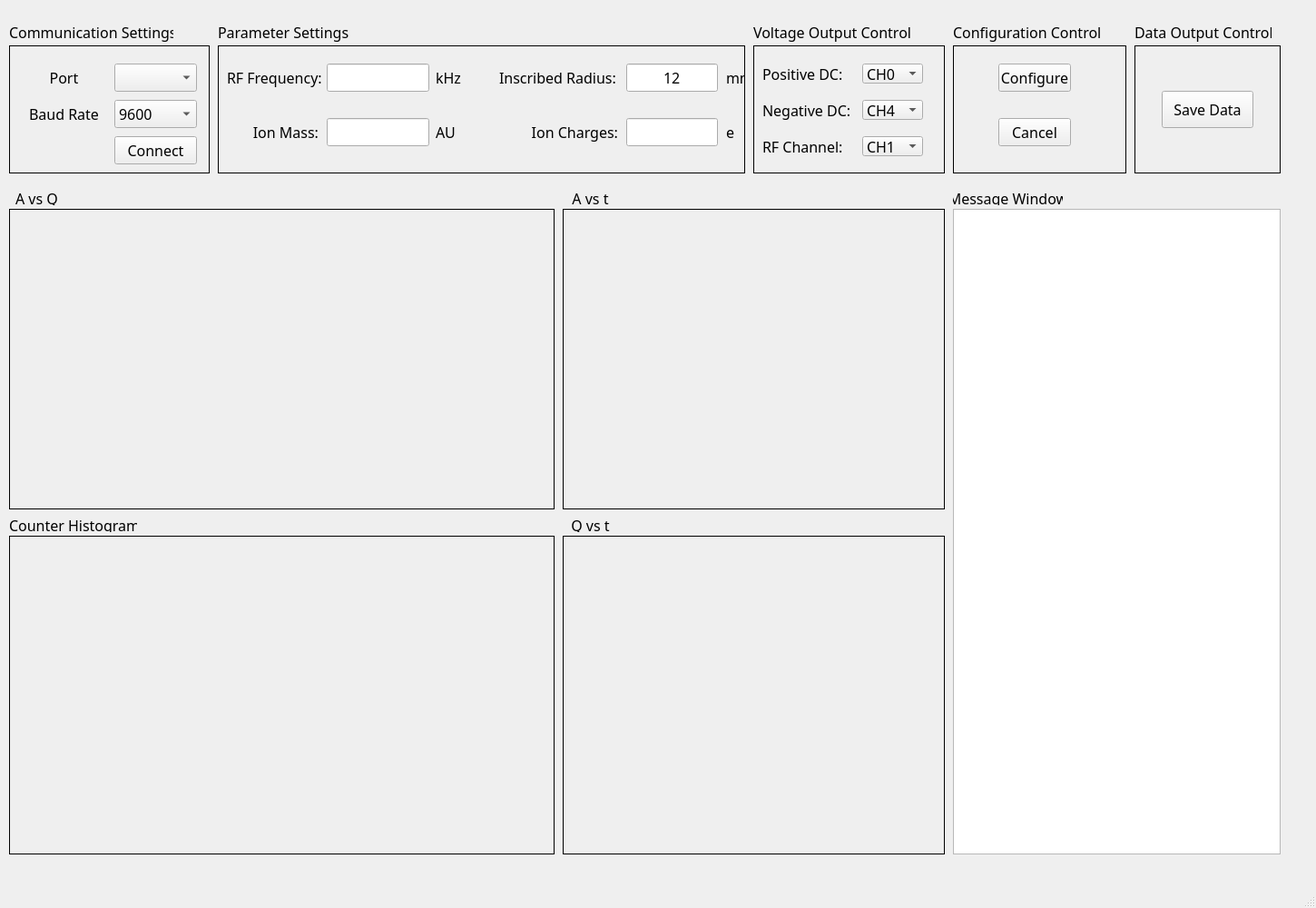
<?xml version="1.0" encoding="UTF-8"?>
<ui version="4.0">
 <class>MainWindow</class>
 <widget class="QMainWindow" name="MainWindow">
  <property name="geometry">
   <rect>
    <x>0</x>
    <y>0</y>
    <width>1450</width>
    <height>1000</height>
   </rect>
  </property>
  <property name="windowTitle">
   <string>MainWindow</string>
  </property>
  <widget class="QWidget" name="centralwidget">
   <widget class="QLabel" name="label">
    <property name="geometry">
     <rect>
      <x>10</x>
      <y>20</y>
      <width>181</width>
      <height>31</height>
     </rect>
    </property>
    <property name="font">
     <font>
      <family>Adobe Arabic</family>
      <pointsize>12</pointsize>
     </font>
    </property>
    <property name="text">
     <string>Communication Settings</string>
    </property>
   </widget>
   <widget class="QLabel" name="label_2">
    <property name="geometry">
     <rect>
      <x>10</x>
      <y>50</y>
      <width>221</width>
      <height>141</height>
     </rect>
    </property>
    <property name="frameShape">
     <enum>QFrame::Box</enum>
    </property>
    <property name="text">
     <string/>
    </property>
   </widget>
   <widget class="QLabel" name="label_3">
    <property name="geometry">
     <rect>
      <x>30</x>
      <y>70</y>
      <width>81</width>
      <height>31</height>
     </rect>
    </property>
    <property name="font">
     <font>
      <family>Adobe Arabic</family>
      <pointsize>12</pointsize>
     </font>
    </property>
    <property name="text">
     <string>Port</string>
    </property>
    <property name="alignment">
     <set>Qt::AlignCenter</set>
    </property>
   </widget>
   <widget class="QLabel" name="label_4">
    <property name="geometry">
     <rect>
      <x>30</x>
      <y>110</y>
      <width>81</width>
      <height>31</height>
     </rect>
    </property>
    <property name="font">
     <font>
      <family>Adobe Arabic</family>
      <pointsize>12</pointsize>
     </font>
    </property>
    <property name="text">
     <string>Baud Rate</string>
    </property>
    <property name="alignment">
     <set>Qt::AlignCenter</set>
    </property>
   </widget>
   <widget class="QComboBox" name="comboBox">
    <property name="geometry">
     <rect>
      <x>126</x>
      <y>70</y>
      <width>91</width>
      <height>31</height>
     </rect>
    </property>
    <property name="font">
     <font>
      <family>Adobe Arabic</family>
      <pointsize>12</pointsize>
     </font>
    </property>
    <item>
     <property name="text">
      <string/>
     </property>
    </item>
   </widget>
   <widget class="QComboBox" name="comboBox_2">
    <property name="geometry">
     <rect>
      <x>126</x>
      <y>110</y>
      <width>91</width>
      <height>31</height>
     </rect>
    </property>
    <property name="font">
     <font>
      <family>Adobe Arabic</family>
      <pointsize>12</pointsize>
     </font>
    </property>
    <item>
     <property name="text">
      <string>9600</string>
     </property>
    </item>
    <item>
     <property name="text">
      <string>15200</string>
     </property>
    </item>
   </widget>
   <widget class="QPushButton" name="pushButton">
    <property name="geometry">
     <rect>
      <x>126</x>
      <y>150</y>
      <width>91</width>
      <height>31</height>
     </rect>
    </property>
    <property name="font">
     <font>
      <family>Adobe Arabic</family>
      <pointsize>12</pointsize>
     </font>
    </property>
    <property name="text">
     <string>Connect</string>
    </property>
   </widget>
   <widget class="QLabel" name="label_5">
    <property name="geometry">
     <rect>
      <x>240</x>
      <y>20</y>
      <width>181</width>
      <height>31</height>
     </rect>
    </property>
    <property name="font">
     <font>
      <family>Adobe Arabic</family>
      <pointsize>12</pointsize>
     </font>
    </property>
    <property name="text">
     <string>Parameter Settings</string>
    </property>
   </widget>
   <widget class="QLabel" name="label_6">
    <property name="geometry">
     <rect>
      <x>240</x>
      <y>50</y>
      <width>581</width>
      <height>141</height>
     </rect>
    </property>
    <property name="frameShape">
     <enum>QFrame::Box</enum>
    </property>
    <property name="text">
     <string/>
    </property>
   </widget>
   <widget class="QLabel" name="label_7">
    <property name="geometry">
     <rect>
      <x>250</x>
      <y>70</y>
      <width>111</width>
      <height>31</height>
     </rect>
    </property>
    <property name="font">
     <font>
      <family>Adobe Arabic</family>
      <pointsize>12</pointsize>
     </font>
    </property>
    <property name="text">
     <string>RF Frequency:</string>
    </property>
   </widget>
   <widget class="QLineEdit" name="lineEdit">
    <property name="geometry">
     <rect>
      <x>360</x>
      <y>70</y>
      <width>113</width>
      <height>31</height>
     </rect>
    </property>
    <property name="font">
     <font>
      <family>Adobe Arabic</family>
      <pointsize>12</pointsize>
     </font>
    </property>
   </widget>
   <widget class="QLabel" name="label_8">
    <property name="geometry">
     <rect>
      <x>480</x>
      <y>70</y>
      <width>31</width>
      <height>31</height>
     </rect>
    </property>
    <property name="font">
     <font>
      <family>Adobe Arabic</family>
      <pointsize>12</pointsize>
     </font>
    </property>
    <property name="text">
     <string>kHz</string>
    </property>
   </widget>
   <widget class="QLabel" name="label_9">
    <property name="geometry">
     <rect>
      <x>550</x>
      <y>70</y>
      <width>141</width>
      <height>31</height>
     </rect>
    </property>
    <property name="font">
     <font>
      <family>Adobe Arabic</family>
      <pointsize>12</pointsize>
     </font>
    </property>
    <property name="text">
     <string>Inscribed Radius:</string>
    </property>
   </widget>
   <widget class="QLabel" name="label_10">
    <property name="geometry">
     <rect>
      <x>800</x>
      <y>70</y>
      <width>21</width>
      <height>31</height>
     </rect>
    </property>
    <property name="font">
     <font>
      <family>Adobe Arabic</family>
      <pointsize>12</pointsize>
     </font>
    </property>
    <property name="text">
     <string>mm</string>
    </property>
   </widget>
   <widget class="QLineEdit" name="lineEdit_2">
    <property name="geometry">
     <rect>
      <x>690</x>
      <y>70</y>
      <width>101</width>
      <height>31</height>
     </rect>
    </property>
    <property name="font">
     <font>
      <family>Adobe Arabic</family>
      <pointsize>12</pointsize>
     </font>
    </property>
    <property name="text">
     <string>12</string>
    </property>
    <property name="frame">
     <bool>true</bool>
    </property>
    <property name="alignment">
     <set>Qt::AlignCenter</set>
    </property>
    <property name="dragEnabled">
     <bool>false</bool>
    </property>
    <property name="placeholderText">
     <string>12</string>
    </property>
   </widget>
   <widget class="QLabel" name="label_11">
    <property name="geometry">
     <rect>
      <x>250</x>
      <y>130</y>
      <width>101</width>
      <height>31</height>
     </rect>
    </property>
    <property name="font">
     <font>
      <family>Adobe Arabic</family>
      <pointsize>12</pointsize>
     </font>
    </property>
    <property name="text">
     <string>Ion Mass:</string>
    </property>
    <property name="alignment">
     <set>Qt::AlignRight|Qt::AlignTrailing|Qt::AlignVCenter</set>
    </property>
   </widget>
   <widget class="QLineEdit" name="lineEdit_3">
    <property name="geometry">
     <rect>
      <x>360</x>
      <y>130</y>
      <width>113</width>
      <height>31</height>
     </rect>
    </property>
    <property name="font">
     <font>
      <family>Adobe Arabic</family>
      <pointsize>12</pointsize>
     </font>
    </property>
   </widget>
   <widget class="QLabel" name="label_12">
    <property name="geometry">
     <rect>
      <x>480</x>
      <y>130</y>
      <width>31</width>
      <height>31</height>
     </rect>
    </property>
    <property name="font">
     <font>
      <family>Adobe Arabic</family>
      <pointsize>12</pointsize>
     </font>
    </property>
    <property name="text">
     <string>AU</string>
    </property>
   </widget>
   <widget class="QLabel" name="label_13">
    <property name="geometry">
     <rect>
      <x>550</x>
      <y>130</y>
      <width>131</width>
      <height>31</height>
     </rect>
    </property>
    <property name="font">
     <font>
      <family>Adobe Arabic</family>
      <pointsize>12</pointsize>
     </font>
    </property>
    <property name="text">
     <string>Ion Charges:</string>
    </property>
    <property name="alignment">
     <set>Qt::AlignRight|Qt::AlignTrailing|Qt::AlignVCenter</set>
    </property>
   </widget>
   <widget class="QLineEdit" name="lineEdit_4">
    <property name="geometry">
     <rect>
      <x>690</x>
      <y>130</y>
      <width>101</width>
      <height>31</height>
     </rect>
    </property>
   </widget>
   <widget class="QLabel" name="label_14">
    <property name="geometry">
     <rect>
      <x>800</x>
      <y>130</y>
      <width>21</width>
      <height>31</height>
     </rect>
    </property>
    <property name="font">
     <font>
      <family>Adobe Arabic</family>
      <pointsize>12</pointsize>
     </font>
    </property>
    <property name="text">
     <string>e</string>
    </property>
   </widget>
   <widget class="QLabel" name="label_15">
    <property name="geometry">
     <rect>
      <x>1250</x>
      <y>20</y>
      <width>151</width>
      <height>31</height>
     </rect>
    </property>
    <property name="font">
     <font>
      <family>Adobe Arabic</family>
      <pointsize>12</pointsize>
     </font>
    </property>
    <property name="text">
     <string>Data Output Control</string>
    </property>
   </widget>
   <widget class="QLabel" name="label_16">
    <property name="geometry">
     <rect>
      <x>1250</x>
      <y>50</y>
      <width>161</width>
      <height>141</height>
     </rect>
    </property>
    <property name="frameShape">
     <enum>QFrame::Box</enum>
    </property>
    <property name="text">
     <string/>
    </property>
   </widget>
   <widget class="QPushButton" name="pushButton_2">
    <property name="geometry">
     <rect>
      <x>1280</x>
      <y>100</y>
      <width>101</width>
      <height>41</height>
     </rect>
    </property>
    <property name="font">
     <font>
      <family>Adobe Arabic</family>
      <pointsize>12</pointsize>
     </font>
    </property>
    <property name="text">
     <string>Save Data</string>
    </property>
   </widget>
   <widget class="QLabel" name="label_17">
    <property name="geometry">
     <rect>
      <x>830</x>
      <y>20</y>
      <width>181</width>
      <height>31</height>
     </rect>
    </property>
    <property name="font">
     <font>
      <family>Adobe Arabic</family>
      <pointsize>12</pointsize>
     </font>
    </property>
    <property name="text">
     <string>Voltage Output Control</string>
    </property>
   </widget>
   <widget class="QLabel" name="label_18">
    <property name="geometry">
     <rect>
      <x>830</x>
      <y>50</y>
      <width>211</width>
      <height>141</height>
     </rect>
    </property>
    <property name="frameShape">
     <enum>QFrame::Box</enum>
    </property>
    <property name="text">
     <string/>
    </property>
   </widget>
   <widget class="QComboBox" name="comboBox_3">
    <property name="geometry">
     <rect>
      <x>950</x>
      <y>70</y>
      <width>67</width>
      <height>22</height>
     </rect>
    </property>
    <property name="font">
     <font>
      <family>Adobe Arabic</family>
      <pointsize>12</pointsize>
     </font>
    </property>
    <property name="toolTip">
     <string extracomment="Select Positive DC Channel"/>
    </property>
    <item>
     <property name="text">
      <string>CH0</string>
     </property>
    </item>
    <item>
     <property name="text">
      <string>CH1</string>
     </property>
    </item>
    <item>
     <property name="text">
      <string>CH2</string>
     </property>
    </item>
    <item>
     <property name="text">
      <string>CH3</string>
     </property>
    </item>
   </widget>
   <widget class="QComboBox" name="comboBox_4">
    <property name="geometry">
     <rect>
      <x>950</x>
      <y>110</y>
      <width>67</width>
      <height>22</height>
     </rect>
    </property>
    <property name="font">
     <font>
      <family>Adobe Arabic</family>
      <pointsize>12</pointsize>
     </font>
    </property>
    <item>
     <property name="text">
      <string>CH4</string>
     </property>
    </item>
    <item>
     <property name="text">
      <string>CH5</string>
     </property>
    </item>
    <item>
     <property name="text">
      <string>CH6</string>
     </property>
    </item>
    <item>
     <property name="text">
      <string>CH7</string>
     </property>
    </item>
   </widget>
   <widget class="QComboBox" name="comboBox_5">
    <property name="geometry">
     <rect>
      <x>950</x>
      <y>150</y>
      <width>67</width>
      <height>22</height>
     </rect>
    </property>
    <property name="font">
     <font>
      <family>Adobe Arabic</family>
      <pointsize>12</pointsize>
     </font>
    </property>
    <item>
     <property name="text">
      <string>CH1</string>
     </property>
    </item>
    <item>
     <property name="text">
      <string>CH2</string>
     </property>
    </item>
    <item>
     <property name="text">
      <string>CH3</string>
     </property>
    </item>
   </widget>
   <widget class="QLabel" name="label_19">
    <property name="geometry">
     <rect>
      <x>840</x>
      <y>70</y>
      <width>101</width>
      <height>22</height>
     </rect>
    </property>
    <property name="font">
     <font>
      <family>Adobe Arabic</family>
      <pointsize>12</pointsize>
     </font>
    </property>
    <property name="text">
     <string>Positive DC:</string>
    </property>
   </widget>
   <widget class="QLabel" name="label_20">
    <property name="geometry">
     <rect>
      <x>840</x>
      <y>110</y>
      <width>101</width>
      <height>22</height>
     </rect>
    </property>
    <property name="font">
     <font>
      <family>Adobe Arabic</family>
      <pointsize>12</pointsize>
     </font>
    </property>
    <property name="text">
     <string>Negative DC:</string>
    </property>
   </widget>
   <widget class="QLabel" name="label_21">
    <property name="geometry">
     <rect>
      <x>840</x>
      <y>150</y>
      <width>101</width>
      <height>22</height>
     </rect>
    </property>
    <property name="font">
     <font>
      <family>Adobe Arabic</family>
      <pointsize>12</pointsize>
     </font>
    </property>
    <property name="text">
     <string>RF Channel:</string>
    </property>
   </widget>
   <widget class="QLabel" name="label_22">
    <property name="geometry">
     <rect>
      <x>1050</x>
      <y>20</y>
      <width>171</width>
      <height>31</height>
     </rect>
    </property>
    <property name="font">
     <font>
      <family>Adobe Arabic</family>
      <pointsize>12</pointsize>
     </font>
    </property>
    <property name="text">
     <string>Configuration Control</string>
    </property>
   </widget>
   <widget class="QLabel" name="label_23">
    <property name="geometry">
     <rect>
      <x>1050</x>
      <y>50</y>
      <width>191</width>
      <height>141</height>
     </rect>
    </property>
    <property name="frameShape">
     <enum>QFrame::Box</enum>
    </property>
    <property name="text">
     <string/>
    </property>
   </widget>
   <widget class="QPushButton" name="pushButton_3">
    <property name="geometry">
     <rect>
      <x>1100</x>
      <y>70</y>
      <width>80</width>
      <height>31</height>
     </rect>
    </property>
    <property name="font">
     <font>
      <family>Adobe Arabic</family>
      <pointsize>12</pointsize>
     </font>
    </property>
    <property name="text">
     <string>Configure</string>
    </property>
   </widget>
   <widget class="QPushButton" name="pushButton_4">
    <property name="geometry">
     <rect>
      <x>1100</x>
      <y>130</y>
      <width>80</width>
      <height>31</height>
     </rect>
    </property>
    <property name="font">
     <font>
      <family>Adobe Arabic</family>
      <pointsize>12</pointsize>
     </font>
    </property>
    <property name="text">
     <string>Cancel</string>
    </property>
   </widget>
   <widget class="QLabel" name="label_24">
    <property name="geometry">
     <rect>
      <x>10</x>
      <y>230</y>
      <width>601</width>
      <height>331</height>
     </rect>
    </property>
    <property name="frameShape">
     <enum>QFrame::Box</enum>
    </property>
    <property name="text">
     <string/>
    </property>
   </widget>
   <widget class="QLabel" name="label_25">
    <property name="geometry">
     <rect>
      <x>10</x>
      <y>590</y>
      <width>601</width>
      <height>351</height>
     </rect>
    </property>
    <property name="frameShape">
     <enum>QFrame::Box</enum>
    </property>
    <property name="text">
     <string/>
    </property>
   </widget>
   <widget class="QLabel" name="label_26">
    <property name="geometry">
     <rect>
      <x>620</x>
      <y>230</y>
      <width>421</width>
      <height>331</height>
     </rect>
    </property>
    <property name="frameShape">
     <enum>QFrame::Box</enum>
    </property>
    <property name="text">
     <string/>
    </property>
   </widget>
   <widget class="QLabel" name="label_27">
    <property name="geometry">
     <rect>
      <x>620</x>
      <y>590</y>
      <width>421</width>
      <height>351</height>
     </rect>
    </property>
    <property name="frameShape">
     <enum>QFrame::Box</enum>
    </property>
    <property name="text">
     <string/>
    </property>
   </widget>
   <widget class="QTextEdit" name="textEdit">
    <property name="geometry">
     <rect>
      <x>1050</x>
      <y>230</y>
      <width>361</width>
      <height>711</height>
     </rect>
    </property>
    <property name="font">
     <font>
      <family>Adobe Arabic</family>
      <pointsize>12</pointsize>
     </font>
    </property>
   </widget>
   <widget class="QLabel" name="label_28">
    <property name="geometry">
     <rect>
      <x>10</x>
      <y>210</y>
      <width>61</width>
      <height>16</height>
     </rect>
    </property>
    <property name="font">
     <font>
      <family>Adobe Arabic</family>
      <pointsize>12</pointsize>
     </font>
    </property>
    <property name="text">
     <string>A vs Q</string>
    </property>
    <property name="alignment">
     <set>Qt::AlignCenter</set>
    </property>
   </widget>
   <widget class="QLabel" name="label_29">
    <property name="geometry">
     <rect>
      <x>1050</x>
      <y>210</y>
      <width>121</width>
      <height>16</height>
     </rect>
    </property>
    <property name="font">
     <font>
      <family>Adobe Arabic</family>
      <pointsize>12</pointsize>
     </font>
    </property>
    <property name="text">
     <string>Message Window</string>
    </property>
    <property name="alignment">
     <set>Qt::AlignCenter</set>
    </property>
   </widget>
   <widget class="QLabel" name="label_30">
    <property name="geometry">
     <rect>
      <x>620</x>
      <y>210</y>
      <width>61</width>
      <height>16</height>
     </rect>
    </property>
    <property name="font">
     <font>
      <family>Adobe Arabic</family>
      <pointsize>12</pointsize>
     </font>
    </property>
    <property name="text">
     <string>A vs t</string>
    </property>
    <property name="alignment">
     <set>Qt::AlignCenter</set>
    </property>
   </widget>
   <widget class="QLabel" name="label_31">
    <property name="geometry">
     <rect>
      <x>620</x>
      <y>570</y>
      <width>61</width>
      <height>16</height>
     </rect>
    </property>
    <property name="font">
     <font>
      <family>Adobe Arabic</family>
      <pointsize>12</pointsize>
     </font>
    </property>
    <property name="text">
     <string>Q vs t</string>
    </property>
    <property name="alignment">
     <set>Qt::AlignCenter</set>
    </property>
   </widget>
   <widget class="QLabel" name="label_32">
    <property name="geometry">
     <rect>
      <x>10</x>
      <y>570</y>
      <width>141</width>
      <height>16</height>
     </rect>
    </property>
    <property name="font">
     <font>
      <family>Adobe Arabic</family>
      <pointsize>12</pointsize>
     </font>
    </property>
    <property name="text">
     <string>Counter Histogram</string>
    </property>
   </widget>
   <zorder>label_6</zorder>
   <zorder>label_2</zorder>
   <zorder>label</zorder>
   <zorder>label_3</zorder>
   <zorder>label_4</zorder>
   <zorder>comboBox</zorder>
   <zorder>comboBox_2</zorder>
   <zorder>pushButton</zorder>
   <zorder>label_5</zorder>
   <zorder>label_7</zorder>
   <zorder>lineEdit</zorder>
   <zorder>label_8</zorder>
   <zorder>label_9</zorder>
   <zorder>label_10</zorder>
   <zorder>lineEdit_2</zorder>
   <zorder>label_11</zorder>
   <zorder>lineEdit_3</zorder>
   <zorder>label_12</zorder>
   <zorder>label_13</zorder>
   <zorder>lineEdit_4</zorder>
   <zorder>label_14</zorder>
   <zorder>label_15</zorder>
   <zorder>label_16</zorder>
   <zorder>pushButton_2</zorder>
   <zorder>label_17</zorder>
   <zorder>label_18</zorder>
   <zorder>comboBox_3</zorder>
   <zorder>comboBox_4</zorder>
   <zorder>comboBox_5</zorder>
   <zorder>label_19</zorder>
   <zorder>label_20</zorder>
   <zorder>label_21</zorder>
   <zorder>label_22</zorder>
   <zorder>label_23</zorder>
   <zorder>pushButton_3</zorder>
   <zorder>pushButton_4</zorder>
   <zorder>label_24</zorder>
   <zorder>label_25</zorder>
   <zorder>label_26</zorder>
   <zorder>label_27</zorder>
   <zorder>textEdit</zorder>
   <zorder>label_28</zorder>
   <zorder>label_29</zorder>
   <zorder>label_30</zorder>
   <zorder>label_31</zorder>
   <zorder>label_32</zorder>
  </widget>
  <widget class="QMenuBar" name="menubar">
   <property name="geometry">
    <rect>
     <x>0</x>
     <y>0</y>
     <width>1450</width>
     <height>22</height>
    </rect>
   </property>
  </widget>
  <widget class="QStatusBar" name="statusbar"/>
 </widget>
 <resources/>
 <connections/>
</ui>
